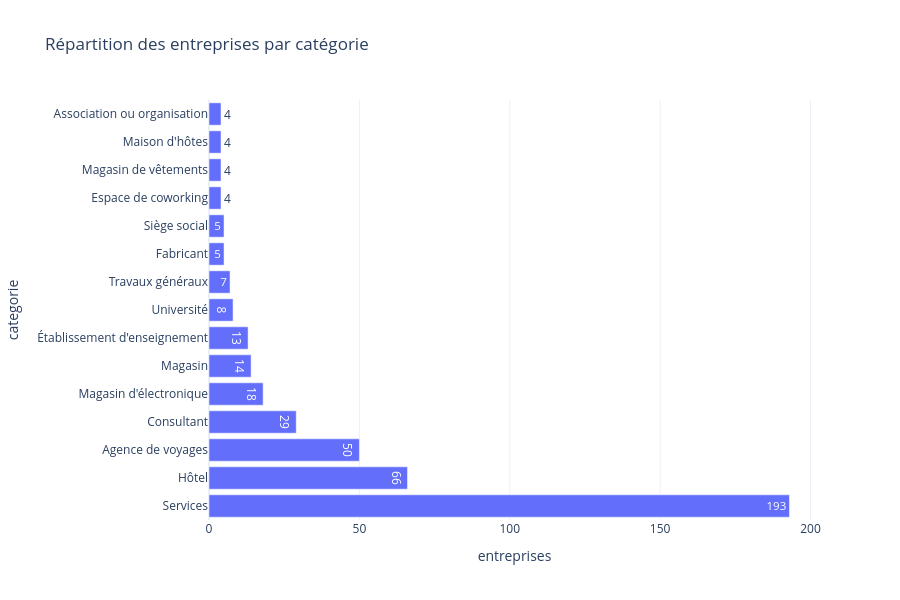

The code cell stored with this chart in its notebook:
### Code cell
category_counts = (
    df.groupby("categorie")["nom"]
    .nunique()
    .reset_index(name="entreprises")
    .sort_values("entreprises", ascending=False)
)

fig = px.bar(
    category_counts.head(15),
    x="entreprises",
    y="categorie",
    orientation="h",
    text="entreprises",
    title="Répartition des entreprises par catégorie"
)

fig.update_layout(
    template="plotly_white",
    height=600
)

fig.show()

### Figure 1 — Plotly figure (JSON) as saved in the notebook; plotly's stock layout.template omitted (floating-point values rounded to 4 significant figures)
{"data": [{"hovertemplate": "entreprises=%{text}<br>categorie=%{y}<extra></extra>", "legendgroup": "", "marker": {"color": "#636efa", "pattern": {"shape": ""}}, "name": "", "orientation": "h", "showlegend": false, "text": [193.0, 66.0, 50.0, 29.0, 18.0, 14.0, 13.0, 8.0, 7.0, 5.0, 5.0, 4.0, 4.0, 4.0, 4.0], "textposition": "auto", "type": "bar", "x": [193, 66, 50, 29, 18, 14, 13, 8, 7, 5, 5, 4, 4, 4, 4], "xaxis": "x", "y": ["Services", "Hôtel", "Agence de voyages", "Consultant", "Magasin d'électronique", "Magasin", "Établissement d'enseignement", "Université", "Travaux généraux", "Fabricant", "Siège social", "Espace de coworking", "Magasin de vêtements", "Maison d'hôtes", "Association ou organisation"], "yaxis": "y"}], "layout": {"barmode": "relative", "height": 600, "legend": {"tracegroupgap": 0}, "title": {"text": "Répartition des entreprises par catégorie"}, "xaxis": {"anchor": "y", "domain": [0, 1], "title": {"text": "entreprises"}}, "yaxis": {"anchor": "x", "domain": [0, 1], "title": {"text": "categorie"}}}}
